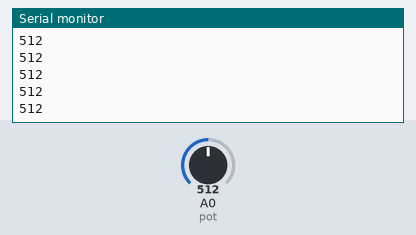
Bench run of a sketch on a simulated Arduino Uno, built with avr-gcc and run on an emulated ATmega328P. Parts: the last lines printed to the serial monitor. The test bench sets the inputs (shaded band); at power-on: A0 (pot) = 512.

Above: at 1.2 s.
1.3 s: A0 (pot) set to 716
At 1.8 s:
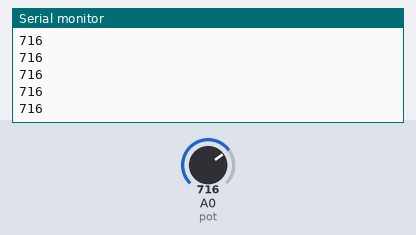
2.8 s: A0 (pot) set to 900
At 3.3 s:
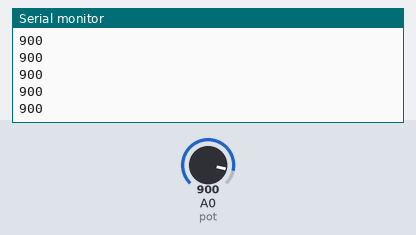
Timing chart, 0 to 5.8 s (numbered marks = the images above; inputs shaded):
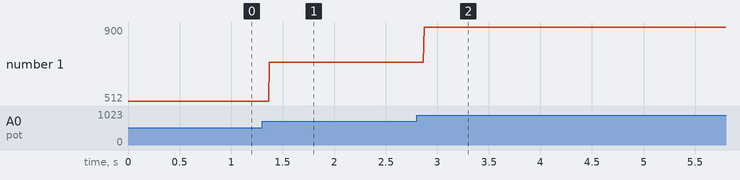

The sketch:

Potentiometer_Arduino.ino
```cpp
int pot=A0; // The pin that the pot is atteched to

void setup() {
pinMode(pot,INPUT); // Initalize pot as an input.
Serial.begin(9600); // Initialize serial.


}

void loop() { // The loop function runs over and over again forever.


  Serial.println(analogRead(pot)); // Print value on the serial port
  }
```

Measured:
- after the input at 1.3 s, the serial monitor: prints a new line after 0.07 s (image 1)
- after the input at 2.8 s, the serial monitor: prints a new line after 0.07 s (image 2)
- plotted number 1: 512 → 716 after the input at 1.3 s, 716 → 900 after the input at 2.8 s
